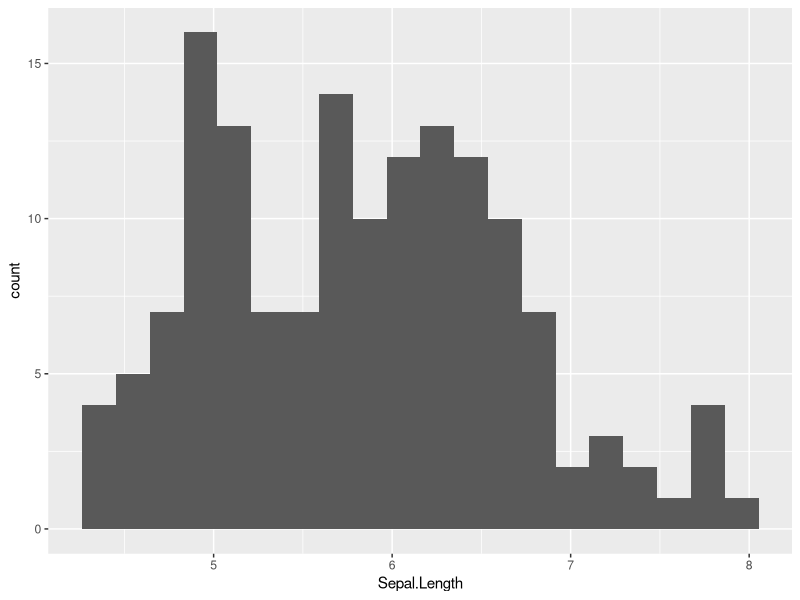
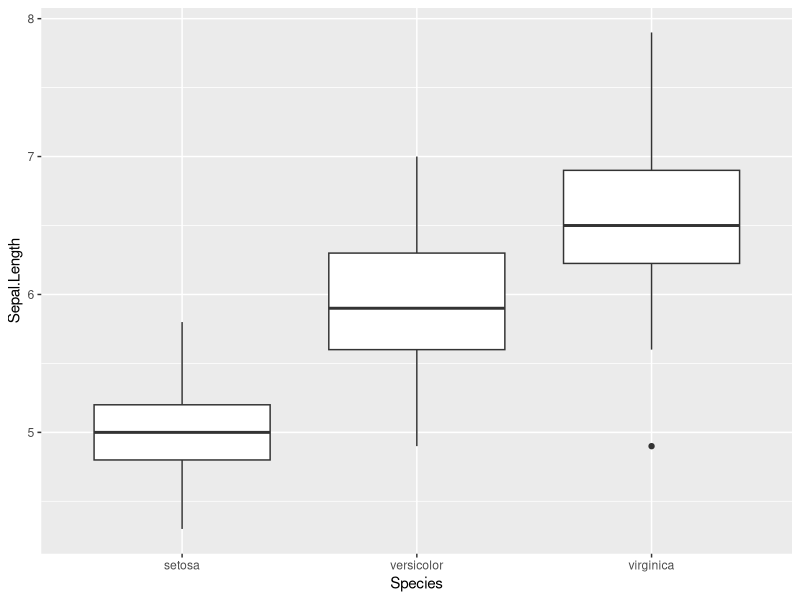
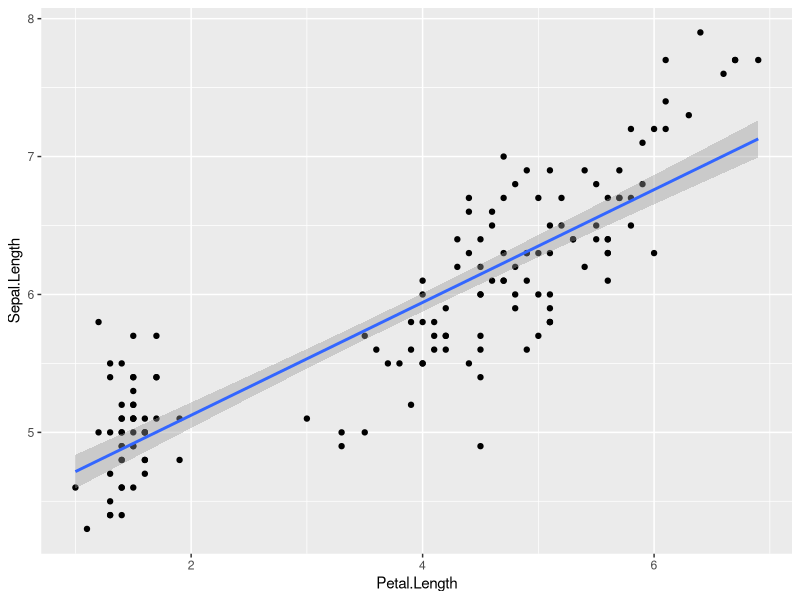
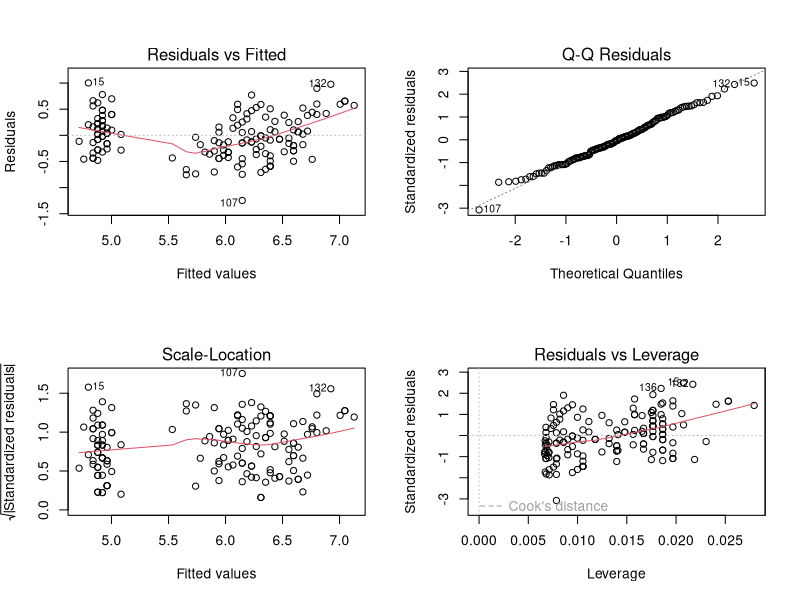

The R source for these figures, in order:
## ---- chunk 1
str(iris)
## ---- chunk 2

mean(iris$Sepal.Length)
median(iris$Sepal.Length)
sd(iris$Sepal.Length)
range(iris$Sepal.Length)

## ---- chunk 3
library(dplyr)

iris %>%
group_by(Species) %>%
summarise(
mean_sepal = mean(Sepal.Length),
sd_sepal = sd(Sepal.Length)
)

## ---- chunk 4
library(ggplot2)

ggplot(iris, aes(x = Sepal.Length)) +
geom_histogram(bins = 20)

## ---- chunk 5
ggplot(iris, aes(x = Species, y = Sepal.Length)) +
geom_boxplot()

## ---- chunk 6
t.test(iris$Sepal.Length, mu = 5)

## ---- chunk 7
t.test(
Sepal.Length ~ Species,
data = subset(iris, Species %in% c("setosa", "versicolor"))
)

## ---- chunk 8
wilcox.test(
Sepal.Length ~ Species,
data = subset(iris, Species %in% c("setosa", "versicolor"))
)

## ---- chunk 9
anova_model <- aov(Sepal.Length ~ Species, data = iris)
summary(anova_model)

## ---- chunk 10
TukeyHSD(anova_model)

## ---- chunk 11
cor(iris$Sepal.Length, iris$Petal.Length)

## ---- chunk 12
cor.test(iris$Sepal.Length, iris$Petal.Length)

## ---- chunk 13
lm_model <- lm(Sepal.Length ~ Petal.Length, data = iris)
summary(lm_model)

## ---- chunk 14
ggplot(iris, aes(x = Petal.Length, y = Sepal.Length)) +
geom_point() +
geom_smooth(method = "lm", se = TRUE)

## ---- chunk 15
par(mfrow = c(2, 2))
plot(lm_model)

## ---- chunk 16
set.seed(123)

# Simulated data
x <- rnorm(100)
y <- 2 * x + rnorm(100)

# Train-test split
train_id <- sample(seq_along(x), 70)

x_train <- x[train_id]
y_train <- y[train_id]
x_test  <- x[-train_id]
y_test  <- y[-train_id]

# Fit model on training data
model <- lm(y_train ~ x_train)

# Predict on new data
predictions <- predict(model,
                       newdata = data.frame(x_train = x_test))

head(predictions)

## ---- chunk 17
mean((predictions - y_test)^2)

